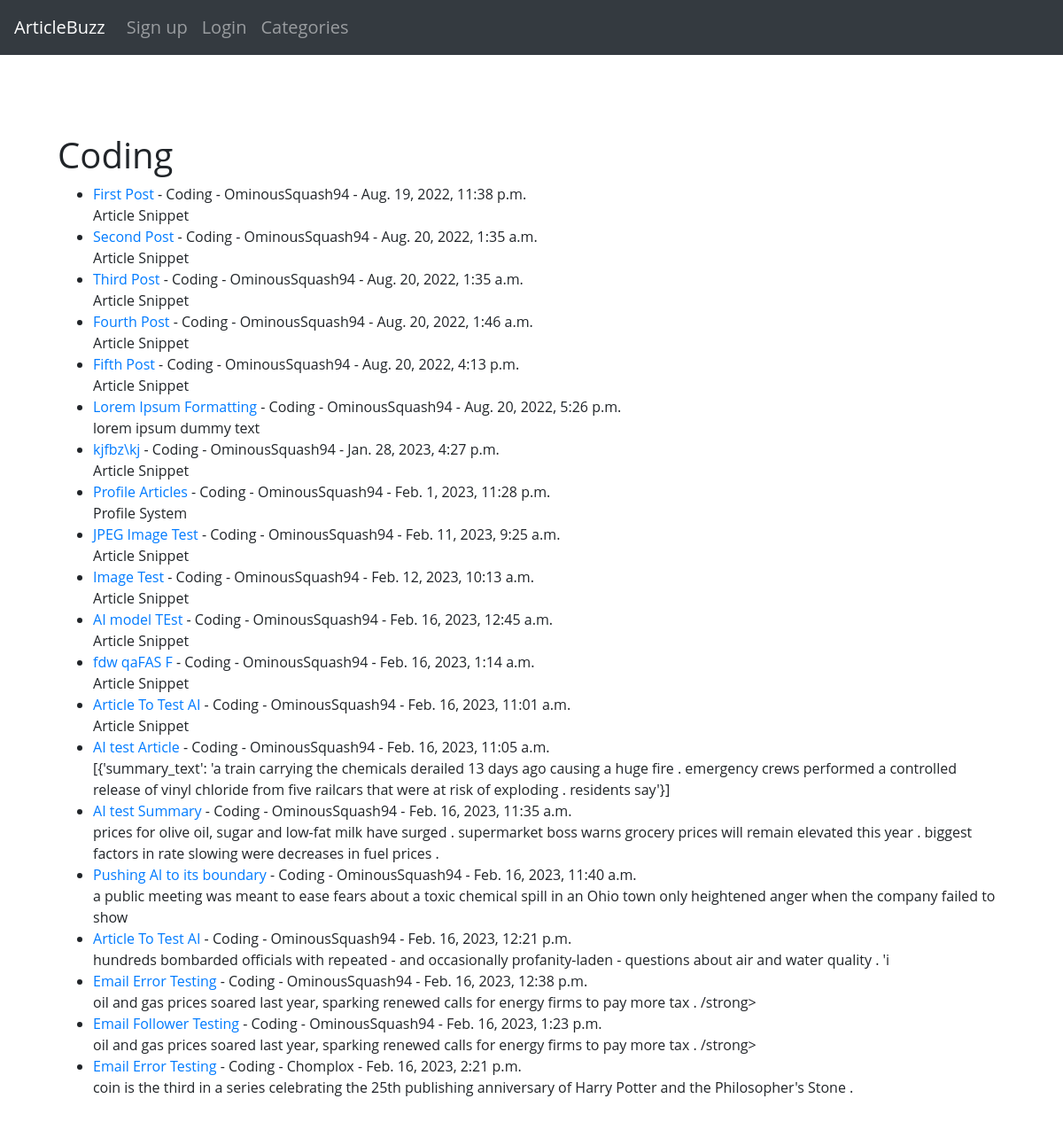
Before: /category/Coding with the older database file.
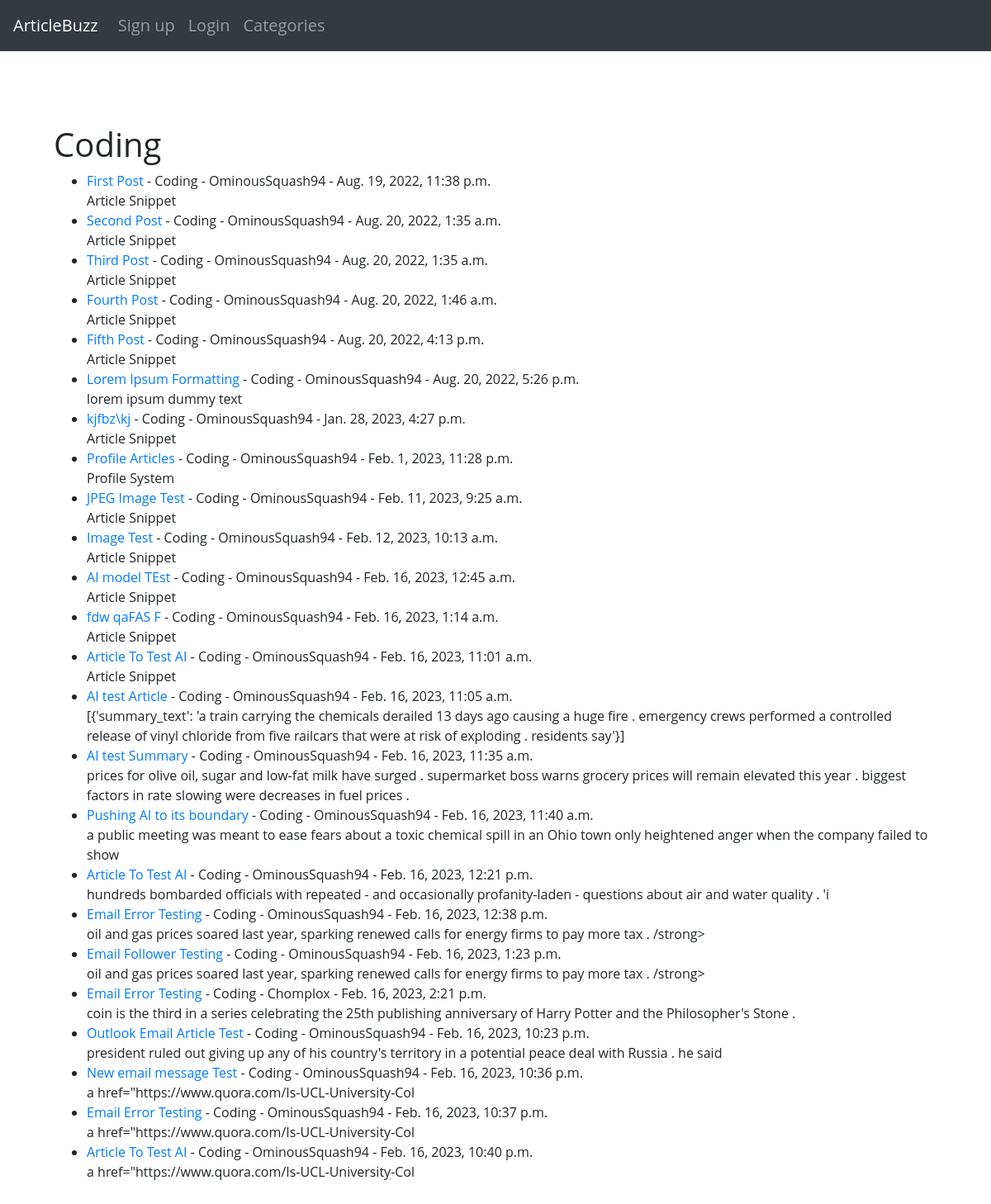
After: the same page with the newer database file.
### theblog/models.py (models this page shows, shortened)
class Post(models.Model):
	title = models.CharField(max_length = 255) # Title Field
	author = models.ForeignKey(User, on_delete = models.CASCADE) # Deletes blog posts for a user if they delete account
	header_image = models.ImageField(null = True, blank = True, upload_to = 'uploads/images', default = None)
	body = RichTextField(blank= True, null = True)
	date_published = models.DateTimeField(auto_now_add = True) # Automatically adds the date
	likes = models.ManyToManyField(User, related_name ='blog_post') # Updating count of the upvotes
	tags = models.CharField(max_length = 255, default = 'Coding') # List of tags from the Tag table
	snippet  = models.CharField(max_length = 300, default = 'Article Snippet') # Article Snippet field to display on screen
	number_likes = models.IntegerField(default = 0)

### theblog/views.py (the view)
# urls.py: path('category/<str:cats>', CategoryView, name = 'category'),
def CategoryView(request, cats):
	cat_posts = Post.objects.filter(tags = cats)
	return render (request, 'categories.html', {'cats':cats.title(), 'cat_posts':cat_posts})

### theblog/templates/categories.html (shortened to what this page needs)
{% extends 'base.html' %}
{%block content%}
{% if cat_posts %}
	<h1>{{cats}}</h1>
	<ul>
	{% for post in cat_posts %}
		<li><a href = "{% url 'article-detail' post.pk %}">{{post.title}}</a>
		 - {{post.tags}}
		 - {{post.author}}
		 - {{post.date_published}}
		 <br>
		{{post.snippet|safe}}
	{% endfor %}
	</ul>
<br>
<br>
{% else %}
	<h1>Sorry this page does not exist</h1>
{% endif %}
{%endblock%}

### theblog/templates/base.html (shortened to what this page needs)
{% load static %}
<!doctype html>
<html lang="en">
  <head>
    <link rel="stylesheet" href="https://cdn.jsdelivr.net/npm/bootstrap@4.3.1/dist/css/bootstrap.min.css">
    <link rel="stylesheet" href="{% static 'theblog/style.css' %}">
  </head>
  <body style="font-family: 'Open Sans', sans-serif;">
      <nav class="navbar navbar-expand-lg navbar-dark bg-dark">
    <a class="navbar-brand" href="{% url 'home' %}">ArticleBuzz</a>
    <div class="collapse navbar-collapse" id="navbarSupportedContent" style="font-size: 20px;">
      <ul class="navbar-nav mr-auto">
        {% if user.is_authenticated %}
          <li class="nav-item">
            <a class="nav-link" href="{% url 'add-article' %}">Write Article</a>
          </li>
          <li class="nav-item">
            <a class="nav-link" aria-current="page" href="{% url 'logout' %}">Logout</a>
          </li>
          <li class = 'nav-item'>
            <a class = 'nav-link' href="{% url 'profile' user.profile.pk %}">
              Profile
            </a>
          </li>
        {% else %}
          <li class="nav-item">
            <a class="nav-link" href="{% url 'register' %}">Sign up</a>
          </li>
          <li class="nav-item">
            <a class="nav-link" href="{% url 'login' %}">Login</a>
          </li>
        {% endif %}
        {% if tag_menu %}
          <li class="nav-item dropdown">
            <a class="nav-link dropdown-toggle" href="#" id="navbarDropdown" role="button" data-toggle="dropdown"  aria-expanded="false">
            Category Menu
            </a>
            <ul class="dropdown-menu" aria-labelledby="navbarDropdown">
              {% for item in tag_menu %}
                <li>
                  <a class="dropdown-item" href="{% url 'category' item %}">{{item}}</a>
                </li>
              {% endfor %}
            </ul>
          </li>
        {% else %}
          <li class="nav-item">
            <a class="nav-link" href="{% url 'category-list' %}">Categories</a>
          </li>
        {% endif %}
      </ul>
    </div>
  </nav>
    <br>
    <div class="main" style="margin: 65px; padding: 0px;">
      {% block content %}
      {% endblock %}
    </div>
  </body>
</html>

### theblog/static/theblog/style.css (style rules this page uses)
body { background-color: white; margin: 0px; padding: 0; }

Changed rows visible on the page:
added Post: title "Outlook Email Article Test", tags "Coding", author "OminousSquash94", date_published "Feb. 16, 2023, 10:23 p.m.", snippet "president ruled out giving up any of his country's territory in a potential peace deal with Russia . he said"
added Post: title "New email message Test", tags "Coding", author "OminousSquash94", date_published "Feb. 16, 2023, 10:36 p.m.", snippet "a href=\"https://www.quora.com/Is-UCL-University-Col"
added Post: title "Email Error Testing", tags "Coding", author "OminousSquash94", date_published "Feb. 16, 2023, 10:37 p.m.", snippet "a href=\"https://www.quora.com/Is-UCL-University-Col"
added Post: title "Article To Test AI", tags "Coding", author "OminousSquash94", date_published "Feb. 16, 2023, 10:40 p.m.", snippet "a href=\"https://www.quora.com/Is-UCL-University-Col"
